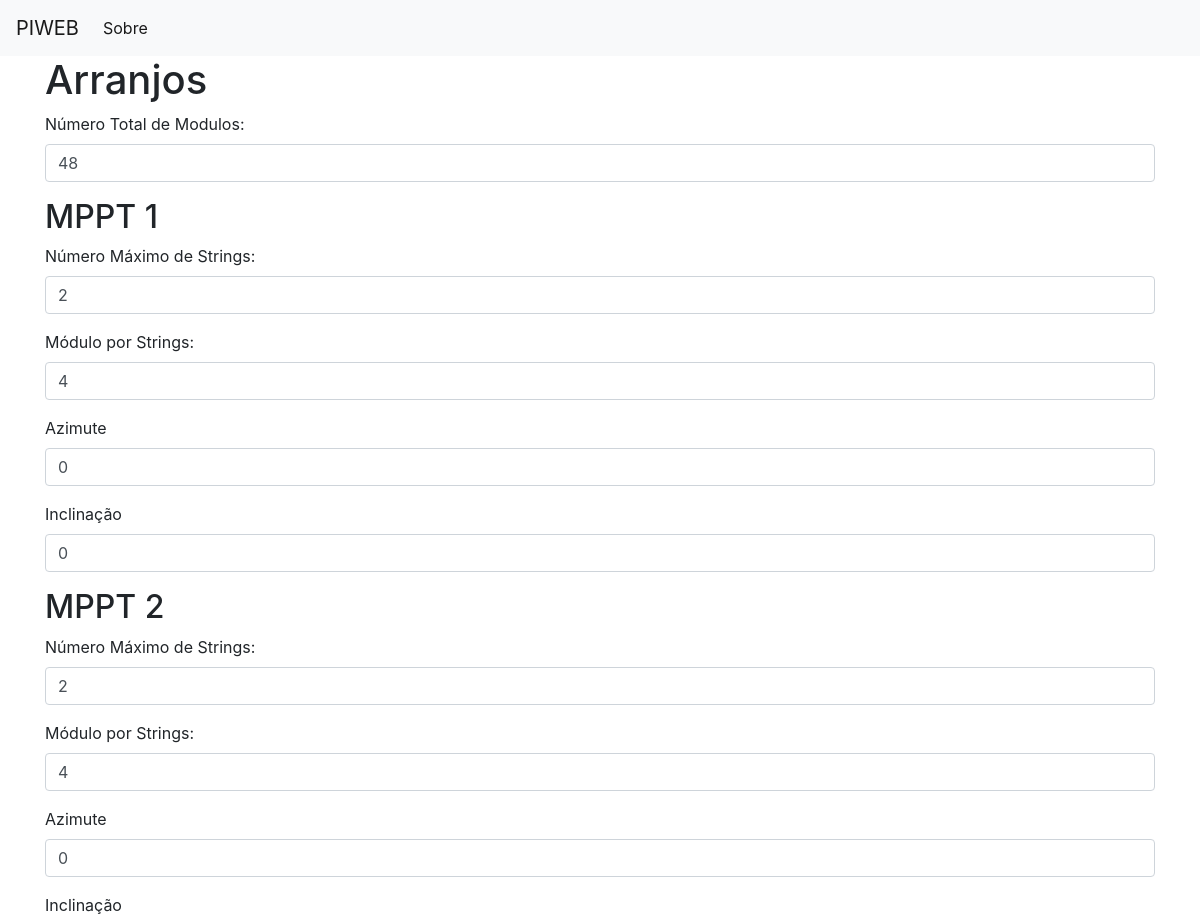
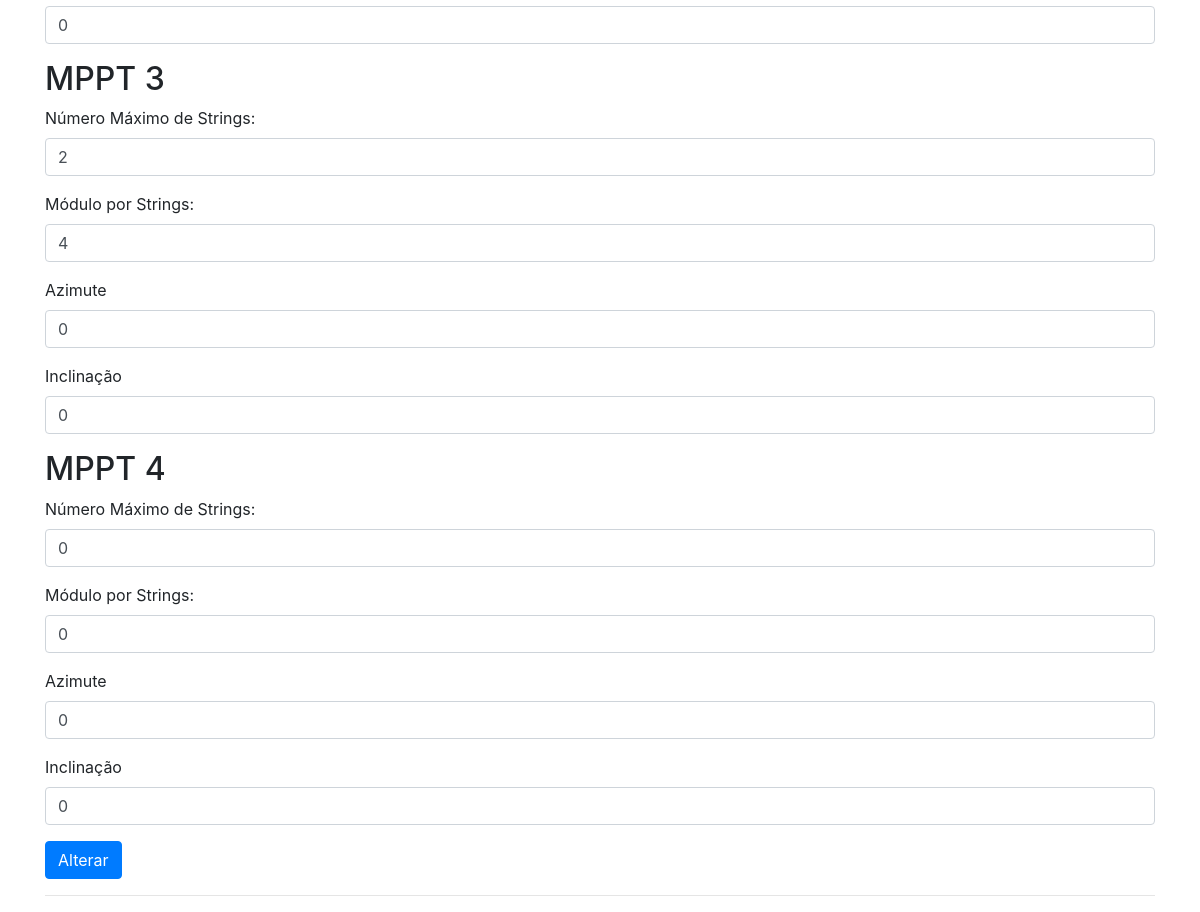
The page /edit_arranjos on the database its author committed (2 pictures, top to bottom).
### tables this page shows
CREATE TABLE arranjos (
    id_arranjos INTEGER PRIMARY KEY AUTOINCREMENT,
    created TIMESTAMP NOT NULL DEFAULT CURRENT_TIMESTAMP,
    numero_total_modulos TEXT NOT NULL,
    num_strings_mppt1 TEXT NOT NULL,
    mod_strings_mppt1 TEXT NOT NULL,
    azimute_mppt1 TEXT NOT NULL,
    inclinacao_mppt1 TEXT NOT NULL,
    num_strings_mppt2 TEXT NOT NULL,
    mod_strings_mppt2 TEXT NOT NULL,
    azimute_mppt2 TEXT NOT NULL,
    inclinacao_mppt2 TEXT NOT NULL,
    num_strings_mppt3 TEXT NOT NULL,
    mod_strings_mppt3 TEXT NOT NULL,
    azimute_mppt3 TEXT NOT NULL,
    inclinacao_mppt3 TEXT NOT NULL,
    num_strings_mppt4 TEXT NOT NULL,
    mod_strings_mppt4 TEXT NOT NULL,
    azimute_mppt4 TEXT NOT NULL,
    inclinacao_mppt4 TEXT NOT NULL
);

### app.py (the view, shortened to what this page needs)
@app.route('/edit_arranjos', methods=('GET', 'POST'))
def edit_arranjos():
    id = 1
    post_arranjo = get_post_arranjos(id)
    print('Rota de edição de arranjos')
    return render_template('edit_arranjos.html', post_arranjo=post_arranjo)

### app.py (called while the page is built)
def get_db_connection():
    conn = sqlite3.connect('database.db')
    conn.row_factory = sqlite3.Row
    return conn

def get_post_arranjos(post_id_arranjos):
    conn = get_db_connection()
    post_arranjos = conn.execute('SELECT * FROM arranjos WHERE id_arranjos = ?',
                        (post_id_arranjos,)).fetchone()
    conn.close()
    if post_arranjos is None:
        abort(404)
    return post_arranjos

### templates/edit_arranjos.html (shortened to what this page needs)
{% extends 'base.html' %}
{% block content %}
<h1>{% block title %} Arranjos {% endblock %}</h1>
<form method="post">
    <div class="form-group">
        <label for="title">Número Total de Modulos:</label>
        <input type="text" name="numero_total_modulos" placeholder="Número Total de Modulos"
               class="form-control"
               value="{{ request.form['numero_total_modulos'] or post_arranjo['numero_total_modulos'] }}">
    </div>
    <h2>MPPT 1</h2>
    <div class="form-group">
        <label for="title">Número Máximo de Strings:</label>
        <input type="text" name="num_strings_mppt1" placeholder="Número Máximo de Strings"
               class="form-control"
               value="{{ request.form['num_strings_mppt1'] or post_arranjo['num_strings_mppt1'] }}">
    </div>
    <div class="form-group">
        <label for="title">Módulo por Strings:</label>
        <input type="text" name="mod_strings_mppt1" placeholder="Módulo por Strings"
               class="form-control"
               value="{{ request.form['mod_strings_mppt1'] or post_arranjo['mod_strings_mppt1'] }}">
    </div>
    <div class="form-group">
        <label for="title">Azimute</label>
        <input type="text" name="azimute_mppt1" placeholder="Azimute"
               class="form-control"
               value="{{ request.form['azimute_mppt1'] or post_arranjo['azimute_mppt1'] }}">
    </div>
    <div class="form-group">
        <label for="title">Inclinação</label>
        <input type="text" name="inclinacao_mppt1" placeholder="Inclinação"
               class="form-control"
               value="{{ request.form['inclinacao_mppt1'] or post_arranjo['inclinacao_mppt1'] }}">
    </div>
    <h2>MPPT 2</h2>
    <div class="form-group">
        <label for="title">Número Máximo de Strings:</label>
        <input type="text" name="num_strings_mppt2" placeholder="Número Máximo de Strings"
               class="form-control"
               value="{{ request.form['num_strings_mppt2'] or post_arranjo['num_strings_mppt2'] }}">
    </div>
    <div class="form-group">
        <label for="title">Módulo por Strings:</label>
        <input type="text" name="mod_strings_mppt2" placeholder="Módulo por Strings"
               class="form-control"
               value="{{ request.form['mod_strings_mppt2'] or post_arranjo['mod_strings_mppt2'] }}">
    </div>
    <div class="form-group">
        <label for="title">Azimute</label>
        <input type="text" name="azimute_mppt2" placeholder="Azimute"
               class="form-control"
               value="{{ request.form['azimute_mppt2'] or post_arranjo['azimute_mppt2'] }}">
    </div>
    <div class="form-group">
        <label for="title">Inclinação</label>
        <input type="text" name="inclinacao_mppt2" placeholder="Inclinação"
               class="form-control"
               value="{{ request.form['inclinacao_mppt2'] or post_arranjo['inclinacao_mppt2'] }}">
    </div>
    <h2>MPPT 3</h2>
    <div class="form-group">
        <label for="title">Número Máximo de Strings:</label>
        <input type="text" name="num_strings_mppt3" placeholder="Número Máximo de Strings"
               class="form-control"
               value="{{ request.form['num_strings_mppt3'] or post_arranjo['num_strings_mppt3'] }}">
    </div>
    <div class="form-group">
        <label for="title">Módulo por Strings:</label>
        <input type="text" name="mod_strings_mppt3" placeholder="Módulo por Strings"
               class="form-control"
               value="{{ request.form['mod_strings_mppt3'] or post_arranjo['mod_strings_mppt3'] }}">
    </div>
    <div class="form-group">
        <label for="title">Azimute</label>
        <input type="text" name="azimute_mppt3" placeholder="Azimute"
               class="form-control"
               value="{{ request.form['azimute_mppt3'] or post_arranjo['azimute_mppt3'] }}">
    </div>
    <div class="form-group">
        <label for="title">Inclinação</label>
        <input type="text" name="inclinacao_mppt3" placeholder="Inclinação"
               class="form-control"
               value="{{ request.form['inclinacao_mppt3'] or post_arranjo['inclinacao_mppt3'] }}">
    </div>
    <h2>MPPT 4</h2>
    <div class="form-group">
        <label for="title">Número Máximo de Strings:</label>
        <input type="text" name="num_strings_mppt4" placeholder="Número Máximo de Strings"
               class="form-control"
               value="{{ request.form['num_strings_mppt4'] or post_arranjo['num_strings_mppt4'] }}">
    </div>
    <div class="form-group">
        <label for="title">Módulo por Strings:</label>
        <input type="text" name="mod_strings_mppt4" placeholder="Módulo por Strings"
               class="form-control"
               value="{{ request.form['mod_strings_mppt4'] or post_arranjo['mod_strings_mppt4'] }}">
    </div>
    <div class="form-group">
        <label for="title">Azimute</label>
        <input type="text" name="azimute_mppt4" placeholder="Azimute"
               class="form-control"
               value="{{ request.form['azimute_mppt4'] or post_arranjo['azimute_mppt4'] }}">
    </div>
    <div class="form-group">
        <label for="title">Inclinação</label>
        <input type="text" name="inclinacao_mppt4" placeholder="Inclinação"
               class="form-control"
               value="{{ request.form['inclinacao_mppt4'] or post_arranjo['inclinacao_mppt4'] }}">
    </div>
    <div class="form-group">
        <button type="submit" class="btn btn-primary">Alterar</button>
    </div>
</form>
<hr>
{% endblock %}

### rows shown on the page
arranjos: numero_total_modulos "48", num_strings_mppt1 "2", mod_strings_mppt1 "4", azimute_mppt1 "0", inclinacao_mppt1 "0", num_strings_mppt2 "2", mod_strings_mppt2 "4", azimute_mppt2 "0", inclinacao_mppt2 "0", num_strings_mppt3 "2", mod_strings_mppt3 "4", azimute_mppt3 "0", inclinacao_mppt3 "0", num_strings_mppt4 "0", mod_strings_mppt4 "0", azimute_mppt4 "0", inclinacao_mppt4 "0"
